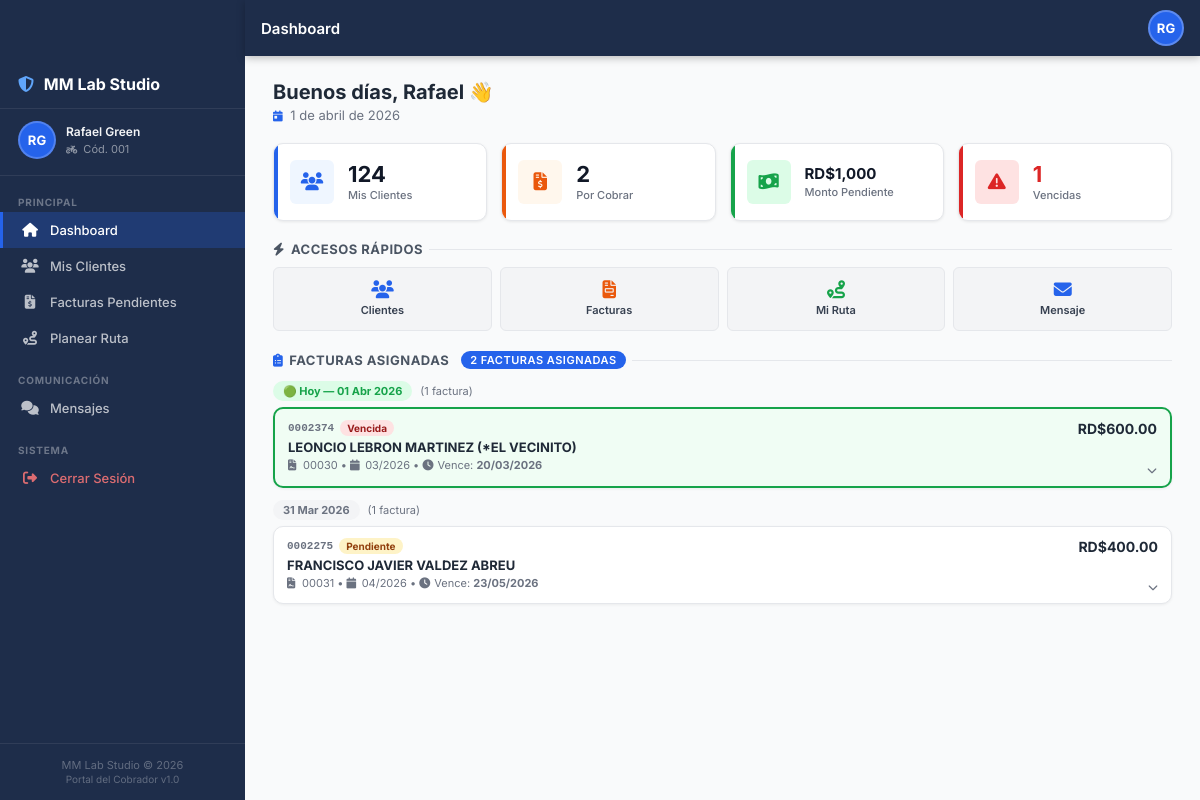
Page /cobrador/dashboard.php (signed in) on the committed database.
### tables this page shows
CREATE TABLE `configuracion_sistema` (
  `id` int(11) NOT NULL,
  `nombre_empresa` varchar(100) NOT NULL,
  `rif` varchar(20) DEFAULT NULL,
  `direccion` text DEFAULT NULL,
  `telefono` varchar(15) DEFAULT NULL,
  `celular` varchar(15) DEFAULT NULL,
  `email` varchar(100) DEFAULT NULL,
  `logo_url` varchar(255) DEFAULT NULL,
  `moneda` varchar(10) DEFAULT 'USD',
  `dias_gracia_pago` int(11) DEFAULT 5,
  `formato_factura` text DEFAULT NULL,
  `created_at` timestamp NOT NULL DEFAULT current_timestamp(),
  `updated_at` timestamp NOT NULL DEFAULT current_timestamp() ON UPDATE current_timestamp()
);

CREATE TABLE `facturas` (
  `id` int(11) NOT NULL,
  `numero_factura` varchar(7) NOT NULL,
  `cuota` int(11) NOT NULL,
  `mes_factura` varchar(7) NOT NULL,
  `contrato_id` int(11) NOT NULL,
  `fecha_emision` date NOT NULL,
  `fecha_vencimiento` date NOT NULL,
  `monto` decimal(10,2) NOT NULL,
  `monto_pendiente` decimal(10,2) DEFAULT 0.00,
  `estado` enum('pendiente','pagada','vencida','anulada','incompleta') DEFAULT 'pendiente',
  `notas` text DEFAULT NULL,
  `created_at` timestamp NOT NULL DEFAULT current_timestamp(),
  `updated_at` timestamp NOT NULL DEFAULT current_timestamp() ON UPDATE current_timestamp(),
  `cantidad_dependientes` int(11) DEFAULT 0,
  `tiene_geriatrico` tinyint(1) DEFAULT 0
);

CREATE TABLE `clientes` (
  `id` int(11) NOT NULL,
  `codigo` varchar(5) NOT NULL,
  `nombre` varchar(100) NOT NULL,
  `apellidos` varchar(100) NOT NULL,
  `cedula` varchar(13) NOT NULL,
  `telefono1` varchar(15) NOT NULL,
  `telefono2` varchar(15) DEFAULT NULL,
  `telefono3` varchar(15) DEFAULT NULL,
  `direccion` text NOT NULL,
  `email` varchar(100) NOT NULL,
  `fecha_nacimiento` date DEFAULT NULL,
  `fecha_registro` datetime NOT NULL,
  `estado` enum('activo','inactivo','suspendido') DEFAULT 'activo',
  `cobrador_id` int(11) NOT NULL,
  `vendedor_id` int(11) NOT NULL,
  `notas` text DEFAULT NULL,
  `created_at` timestamp NOT NULL DEFAULT current_timestamp(),
  `updated_at` timestamp NOT NULL DEFAULT current_timestamp() ON UPDATE current_timestamp()
);

CREATE TABLE `contratos` (
  `id` int(11) NOT NULL,
  `numero_contrato` varchar(20) DEFAULT NULL,
  `cliente_id` int(11) NOT NULL,
  `plan_id` int(11) NOT NULL,
  `fecha_inicio` date NOT NULL,
  `fecha_fin` date DEFAULT NULL,
  `monto_mensual` decimal(10,2) NOT NULL,
  `monto_total` decimal(10,2) NOT NULL,
  `dia_cobro` int(11) NOT NULL,
  `estado` enum('activo','cancelado','suspendido') DEFAULT 'activo',
  `vendedor_id` int(11) DEFAULT NULL,
  `notas` text DEFAULT NULL,
  `created_at` timestamp NOT NULL DEFAULT current_timestamp(),
  `updated_at` timestamp NOT NULL DEFAULT current_timestamp() ON UPDATE current_timestamp()
);

### cobrador/dashboard.php (the view, shortened to what the rows shown need)
<?php
require_once __DIR__ . '/header_cobrador.php';
$cobradorId = (int)$_SESSION['cobrador_portal_id'];
$facturasAsignadas = [];
try {
    $s = $conn->prepare("
        SELECT
            f.id              AS factura_id,
            f.numero_factura,
            f.mes_factura,
            f.fecha_vencimiento,
            f.estado          AS factura_estado,
            f.monto,
            f.cuota,
            c.numero_contrato,
            c.dia_cobro,
            p.nombre          AS plan_nombre,
            cl.nombre,
            cl.apellidos,
            cl.direccion,
            cl.telefono1,
            DATE(af.fecha_asignacion) AS fecha_grupo
        FROM asignaciones_facturas af
        JOIN facturas  f  ON af.factura_id  = f.id
        JOIN contratos c  ON f.contrato_id  = c.id
        JOIN planes    p  ON c.plan_id      = p.id
        JOIN clientes  cl ON c.cliente_id   = cl.id
        WHERE af.cobrador_id = ?
          AND af.estado      = 'activa'
        ORDER BY af.fecha_asignacion DESC, cl.nombre ASC
    ");
    $s->execute([$cobradorId]);
    $facturasAsignadasRaw = $s->fetchAll(PDO::FETCH_ASSOC);
    foreach ($facturasAsignadasRaw as $row) {
        $grupo = $row['fecha_grupo'];
        $facturasAsignadas[$grupo][] = $row;
    }
    krsort($facturasAsignadas);
} catch (PDOException $e) {
    error_log('dash facturas_asignadas: ' . $e->getMessage());
}
?>
<?php
function badgeEstadoCob(string $estado): string {
    $map = [
        'pendiente'  => ['color'=>'#92400e','bg'=>'#fef3c7','label'=>'Pendiente'],
        'vencida'    => ['color'=>'#991b1b','bg'=>'#fee2e2','label'=>'Vencida'],
        'incompleta' => ['color'=>'#7c3aed','bg'=>'#ede9fe','label'=>'Incompleta'],
        'pagada'     => ['color'=>'#065f46','bg'=>'#d1fae5','label'=>'Pagada'],
    ];
    $s = $map[$estado] ?? ['color'=>'#374151','bg'=>'#f3f4f6','label'=>ucfirst($estado)];
    return '<span style="font-size:10px;font-weight:700;padding:2px 7px;border-radius:10px;'
         . 'background:' . $s['bg'] . ';color:' . $s['color'] . ';">'
         . $s['label'] . '</span>';
}
?>
<div class="app-content">
<?php if (!empty($facturasAsignadas)):
?>
<?php
$hoy = date('Y-m-d');
$mesesEs = [
    '01'=>'Ene','02'=>'Feb','03'=>'Mar','04'=>'Abr',
    '05'=>'May','06'=>'Jun','07'=>'Jul','08'=>'Ago',
    '09'=>'Sep','10'=>'Oct','11'=>'Nov','12'=>'Dic'
];
foreach ($facturasAsignadas as $fechaGrupo => $facturas):
    $dt      = new DateTime($fechaGrupo);
    $esHoy   = ($fechaGrupo === $hoy);
    $diaNum  = $dt->format('d');
    $mesAbr  = $mesesEs[$dt->format('m')] ?? $dt->format('m');
    $anio    = $dt->format('Y');
    $labelFecha = $esHoy
        ? '🟢 Hoy — ' . $diaNum . ' ' . $mesAbr . ' ' . $anio
        : $diaNum . ' ' . $mesAbr . ' ' . $anio;
    $borderColor = $esHoy ? '2px solid #16a34a' : '1px solid var(--border)';
    $cardBg      = $esHoy ? '#f0fdf4' : 'var(--white)';
?>
<div style="display:flex;align-items:center;gap:8px;margin:12px 0 6px 0;">
  <span style="font-size:11px;font-weight:700;color:<?= $esHoy ? '#16a34a' : 'var(--text-muted)' ?>;
               background:<?= $esHoy ? '#dcfce7' : 'var(--gray-100)' ?>;
               padding:3px 10px;border-radius:20px;">
    <?= $labelFecha ?>
  </span>
  <span style="font-size:11px;color:var(--text-muted);">
    (<?= count($facturas) ?> factura<?= count($facturas) > 1 ? 's' : '' ?>)
  </span>
</div>
<?php foreach ($facturas as $fa):
    $fid       = (int)$fa['factura_id'];
    $nombreCl  = htmlspecialchars($fa['nombre'] . ' ' . $fa['apellidos']);
    $nContrato = htmlspecialchars($fa['numero_contrato']);
    $nFactura  = htmlspecialchars($fa['numero_factura']);
    $mes       = htmlspecialchars($fa['mes_factura']);
    $fVence    = date('d/m/Y', strtotime($fa['fecha_vencimiento']));
    $estado    = $fa['factura_estado'];
    $monto     = number_format((float)$fa['monto'], 2);
    $cardId    = 'fa-card-' . $fid;
    $bodyId    = 'fa-body-' . $fid;
?>
<div id="<?= $cardId ?>"
     style="background:<?= $cardBg ?>;border:<?= $borderColor ?>;
            border-radius:var(--radius);margin-bottom:8px;overflow:hidden;
            box-shadow:0 1px 3px rgba(0,0,0,.06);">
  <div onclick="toggleFaCard('<?= $bodyId ?>')"
       style="padding:11px 13px;cursor:pointer;display:flex;
              align-items:stretch;gap:10px;">
    <div style="flex:1;min-width:0;">
      <div style="display:flex;align-items:center;gap:6px;margin-bottom:3px;flex-wrap:wrap;">
        <span style="font-size:11px;font-weight:700;color:var(--text-muted);
                     font-family:monospace;"><?= $nFactura ?></span>
        <?= badgeEstadoCob($estado) ?>
      </div>
      <div style="font-size:13px;font-weight:700;color:var(--gray-800);
                  white-space:nowrap;overflow:hidden;text-overflow:ellipsis;">
        <?= $nombreCl ?>
      </div>
      <div style="font-size:11px;color:var(--text-muted);margin-top:2px;line-height:1.6;">
        <i class="fas fa-file-contract" style="width:12px;"></i>
        <?= $nContrato ?>
        &bull;
        <i class="fas fa-calendar" style="width:12px;"></i>
        <?= $mes ?>
        &bull;
        <i class="fas fa-clock" style="width:12px;"></i>
        Vence: <strong><?= $fVence ?></strong>
      </div>
    </div>
    <div style="flex-shrink:0;display:flex;flex-direction:column;
                align-items:flex-end;justify-content:space-between;">
      <div style="font-size:14px;font-weight:700;color:var(--gray-800);">
        RD$<?= $monto ?>
      </div>
      <i class="fas fa-chevron-down fa-card-chevron"
         style="font-size:10px;color:var(--text-muted);
                transition:transform .2s;"></i>
    </div>
  </div>
</div>
<?php endforeach; ?>
<?php endforeach; ?>
<?php endif; ?>
</div>
</body>
</html>

### cobrador/header_cobrador.php (shortened to what the rows shown need)
<?php
require_once __DIR__ . '/config_cobrador.php';
$cfg = ['logo_url' => '', 'nombre_empresa' => 'ORTHIIS'];
try {
    $stmtCfg = $conn->query("SELECT logo_url, nombre_empresa FROM configuracion_sistema WHERE id=1 LIMIT 1");
    $cfg = $stmtCfg->fetch(PDO::FETCH_ASSOC) ?: $cfg;
} catch (PDOException $e) {  }
function navActivo(string $pagina): string {
    return basename($_SERVER['PHP_SELF']) === $pagina ? ' active' : '';
}
?>
<!DOCTYPE html>
<html lang="es">
<head>
  <link rel="stylesheet" href="css/cobrador.css">
  <link rel="stylesheet" href="https://cdnjs.cloudflare.com/ajax/libs/font-awesome/6.5.0/css/all.min.css">
</head>
<body>
<nav class="app-sidebar" id="appSidebar">
  <div class="sidebar-logo-area">
    <?php if (!empty($cfg['logo_url'])): ?>
      <div class="sidebar-logo-text" style="display:none;">
        <i class="fas fa-shield-halved" style="margin-right:6px;color:#60a5fa;"></i>
        <?= htmlspecialchars($cfg['nombre_empresa']) ?>
      </div>
    <?php endif; ?>
  </div>
  <div class="sidebar-cobrador-info">
    <div style="display:flex;align-items:center;gap:10px;">
    </div>
  </div>
  <div class="sidebar-nav">
    <div class="nav-section-label">Principal</div>
    <a href="dashboard.php" class="nav-item<?= navActivo('dashboard.php') ?>">
    </a>
    <a href="clientes.php" class="nav-item<?= navActivo('clientes.php') ?>">
    </a>
    <a href="facturas.php" class="nav-item<?= navActivo('facturas.php') && !isset($_GET['vista']) ? ' active' : (navActivo('facturas.php') && ($_GET['vista'] ?? '') !== 'ruta' ? ' active' : '') ?>">
    </a>
    <a href="facturas.php?vista=ruta" class="nav-item<?= navActivo('facturas.php') && ($_GET['vista'] ?? '') === 'ruta' ? ' active' : '' ?>">
    </a>
    <div class="nav-section-label" style="margin-top:8px;">Comunicación</div>
    <a href="mensajes.php" class="nav-item<?= navActivo('mensajes.php') ?>" id="navMensajes">
    </a>
    <div class="nav-section-label" style="margin-top:8px;">Sistema</div>
    <a href="logout.php" class="nav-item" style="color:rgba(255,120,120,.85);">
    </a>
  </div>
  <div class="sidebar-footer">
    <?= htmlspecialchars($cfg['nombre_empresa']) ?> © <?= date('Y') ?><br>
    <span style="font-size:10px;">Portal del Cobrador v1.0</span>
  </div>
</nav>

### rows in the picture
configuracion_sistema: nombre_empresa "MM Lab Studio"
facturas: numero_factura "0002374", estado "Vencida", clientes.nombre+apellidos "LEONCIO LEBRON MARTINEZ (*EL VECINITO)", contrato.numero_contrato "00030", mes_factura "03/2026", fecha_vencimiento "20/03/2026", monto "600.00"
facturas: numero_factura "0002275", estado "Pendiente", clientes.nombre+apellidos "FRANCISCO JAVIER VALDEZ ABREU", contrato.numero_contrato "00031", mes_factura "04/2026", fecha_vencimiento "23/05/2026", monto "400.00"

### other values in the picture
$tituloPagina "Dashboard"
$iniciales "RG"
$nombreCobrador "Rafael Green"
$codigoCobrador "001"
$primerNombre "Rafael"
$totalClientes "124"
$totalPend "2"
$montoPend "1,000"
$totalVencidas "1"
$labelContador "2 FACTURAS ASIGNADAS"
count($facturas) "1"
